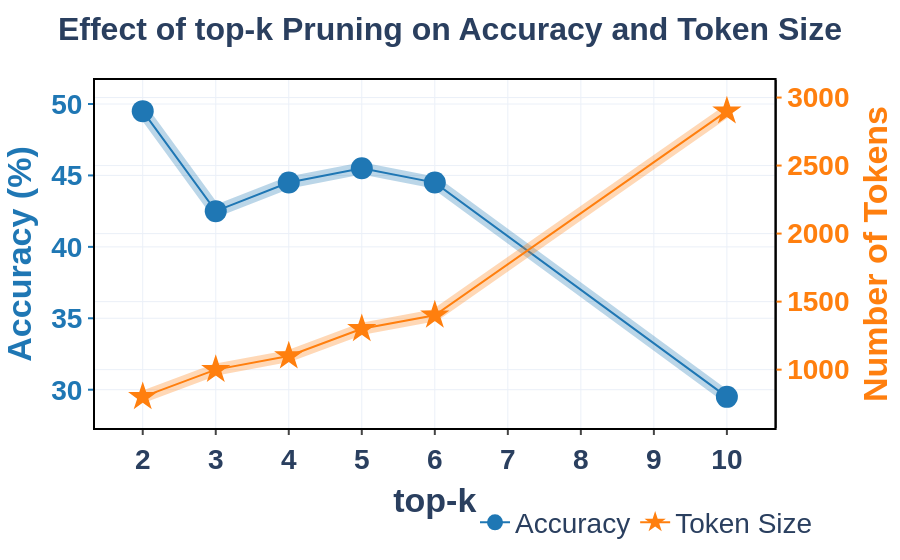

The notebook cell saved with this chart:
### Code cell
import pandas as pd
import plotly.graph_objects as go
import plotly.io as pio
from plotly.subplots import make_subplots

# Set default template for a clean, paper-ready look
pio.templates.default = "plotly_white"

# Data from your table, focusing on the consistent "# Bins = 5" experiment
data = {
    'top-k': [2, 3, 4, 5, 6, 10],
    '# Tokens': ['0.8K', '1.0K', '1.1K', '1.3K', '1.4K', '2.9K'],
    'Accuracy (%)': [49.50, 42.50, 44.50, 45.50, 44.50, 29.50]
}
df = pd.DataFrame(data)

# Convert '# Tokens' from string (e.g., '0.9K') to numeric values
df['Token Count'] = df['# Tokens'].str.replace('K', '').astype(float) * 1000

# Create figure with secondary y-axis
fig = make_subplots(specs=[[{"secondary_y": True}]])

# Define styles for the two lines
style1 = {
    'color': 'rgba(31, 119, 180, 1)',  # Blue
    'bg_color': 'rgba(31, 119, 180, 0.3)',
    'symbol': 'circle'
}
style2 = {
    'color': 'rgba(255, 127, 14, 1)',  # Orange
    'bg_color': 'rgba(255, 127, 14, 0.3)',
    'symbol': 'star'
}

# --- Accuracy Trace (Left Y-axis) ---
# Background trace
fig.add_trace(go.Scatter(
    x=df["top-k"],
    y=df["Accuracy (%)"],
    mode='lines',
    line=dict(color=style1['bg_color'], width=12),
    hoverinfo='none',
    showlegend=False  # Hide from legend
), secondary_y=False)

# Foreground trace
fig.add_trace(go.Scatter(
    x=df["top-k"],
    y=df["Accuracy (%)"],
    mode='lines+markers',
    name='Accuracy',
    line=dict(color=style1['color'], width=2),
    marker=dict(
        color=style1['color'],
        symbol=style1['symbol'],
        size=22
    )
), secondary_y=False)


# --- Token Size Trace (Right Y-axis) ---
# Background trace
fig.add_trace(go.Scatter(
    x=df["top-k"],
    y=df["Token Count"],
    mode='lines',
    line=dict(color=style2['bg_color'], width=12),
    hoverinfo='none',
    showlegend=False # Hide from legend
), secondary_y=True)

# Foreground trace
fig.add_trace(go.Scatter(
    x=df["top-k"],
    y=df["Token Count"],
    mode='lines+markers',
    name='Token Size',
    line=dict(color=style2['color'], width=2),
    marker=dict(
        color=style2['color'],
        symbol=style2['symbol'],
        size=22
    )
), secondary_y=True)


# --- Layout and Styling ---
fig.update_layout(
    title=dict(
        text='<b>Effect of top-k Pruning on Accuracy and Token Size</b>',
        x=0.5,
        font=dict(size=32)
    ),
    xaxis_title='<b>top-k</b>',
    font=dict(size=28, family="Arial, sans-serif"),
    showlegend=True, # Show legend
    legend=dict(
        orientation="h",
        yanchor="top",
        y=-0.2,
        xanchor="right",
        x=1
    ),
    margin=dict(l=80, r=80, t=80, b=80),
    paper_bgcolor="white",
    plot_bgcolor="white",
)

# Style X and Y axes
fig.update_xaxes(
    showline=True,
    linewidth=2,
    linecolor='black',
    mirror=True,
    ticks="outside",
    tickwidth=2,
    tickfont=dict(weight='bold')
)
fig.update_yaxes(
    showline=True,
    linewidth=2,
    linecolor='black',
    mirror=True,
    ticks="outside",
    tickwidth=2,
    tickfont=dict(weight='bold')
)

# Set y-axis titles
fig.update_yaxes(title_text="<b>Accuracy (%)</b>", secondary_y=False, color=style1['color'])
fig.update_yaxes(title_text="<b>Number of Tokens</b>", secondary_y=True, color=style2['color'])


# Save and show the figure
fig.write_image("top-k_vs_accuracy_and_tokens.png", scale=5)
fig.show()

### Figure 1 — Plotly figure (JSON) as saved in the notebook; plotly's stock layout.template omitted (floating-point values rounded to 4 significant figures)
{"data": [{"hoverinfo": "none", "line": {"color": "rgba(31, 119, 180, 0.3)", "width": 12}, "mode": "lines", "showlegend": false, "type": "scatter", "x": [2, 3, 4, 5, 6, 10], "xaxis": "x", "y": [49.5, 42.5, 44.5, 45.5, 44.5, 29.5], "yaxis": "y"}, {"line": {"color": "rgba(31, 119, 180, 1)", "width": 2}, "marker": {"color": "rgba(31, 119, 180, 1)", "size": 22, "symbol": "circle"}, "mode": "lines+markers", "name": "Accuracy", "type": "scatter", "x": [2, 3, 4, 5, 6, 10], "xaxis": "x", "y": [49.5, 42.5, 44.5, 45.5, 44.5, 29.5], "yaxis": "y"}, {"hoverinfo": "none", "line": {"color": "rgba(255, 127, 14, 0.3)", "width": 12}, "mode": "lines", "showlegend": false, "type": "scatter", "x": [2, 3, 4, 5, 6, 10], "xaxis": "x", "y": [800.0, 1000.0, 1100.0, 1300.0, 1400.0, 2900.0], "yaxis": "y2"}, {"line": {"color": "rgba(255, 127, 14, 1)", "width": 2}, "marker": {"color": "rgba(255, 127, 14, 1)", "size": 22, "symbol": "star"}, "mode": "lines+markers", "name": "Token Size", "type": "scatter", "x": [2, 3, 4, 5, 6, 10], "xaxis": "x", "y": [800.0, 1000.0, 1100.0, 1300.0, 1400.0, 2900.0], "yaxis": "y2"}], "layout": {"font": {"family": "Arial, sans-serif", "size": 28}, "legend": {"orientation": "h", "x": 1, "xanchor": "right", "y": -0.2, "yanchor": "top"}, "margin": {"b": 80, "l": 80, "r": 80, "t": 80}, "paper_bgcolor": "white", "plot_bgcolor": "white", "showlegend": true, "title": {"font": {"size": 32}, "text": "<b>Effect of top-k Pruning on Accuracy and Token Size</b>", "x": 0.5}, "xaxis": {"anchor": "y", "domain": [0, 0.94], "linecolor": "black", "linewidth": 2, "mirror": true, "showline": true, "tickfont": {"weight": "bold"}, "ticks": "outside", "tickwidth": 2, "title": {"text": "<b>top-k</b>"}}, "yaxis": {"anchor": "x", "color": "rgba(31, 119, 180, 1)", "domain": [0, 1], "linecolor": "black", "linewidth": 2, "mirror": true, "showline": true, "tickfont": {"weight": "bold"}, "ticks": "outside", "tickwidth": 2, "title": {"text": "<b>Accuracy (%)</b>"}}, "yaxis2": {"anchor": "x", "color": "rgba(255, 127, 14, 1)", "linecolor": "black", "linewidth": 2, "mirror": true, "overlaying": "y", "showline": true, "side": "right", "tickfont": {"weight": "bold"}, "ticks": "outside", "tickwidth": 2, "title": {"text": "<b>Number of Tokens</b>"}}}}
